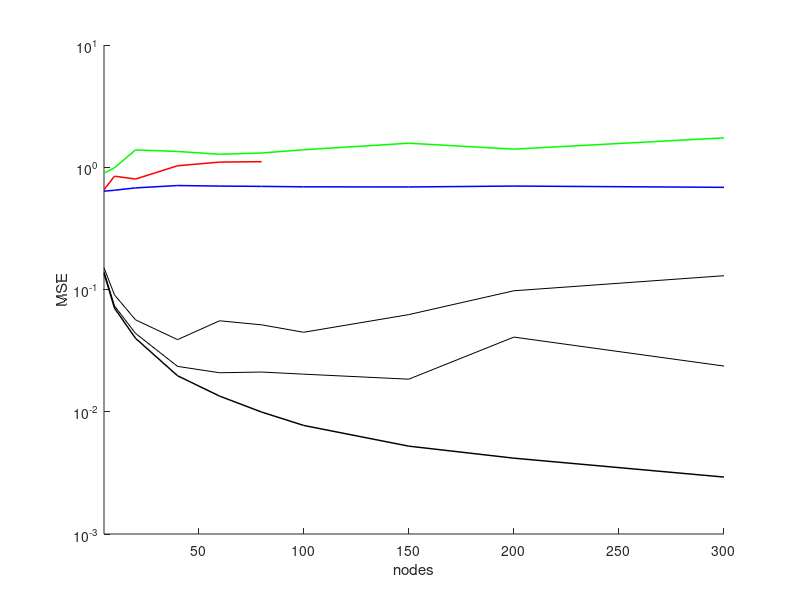
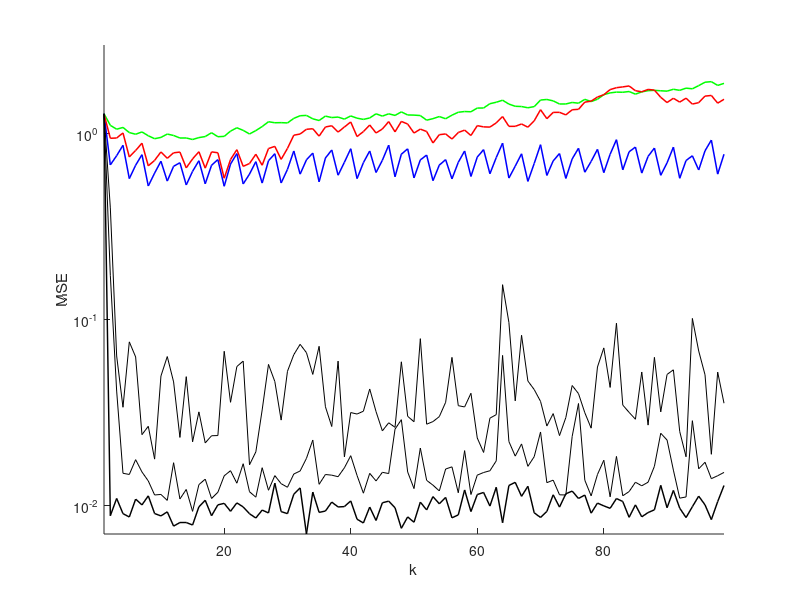
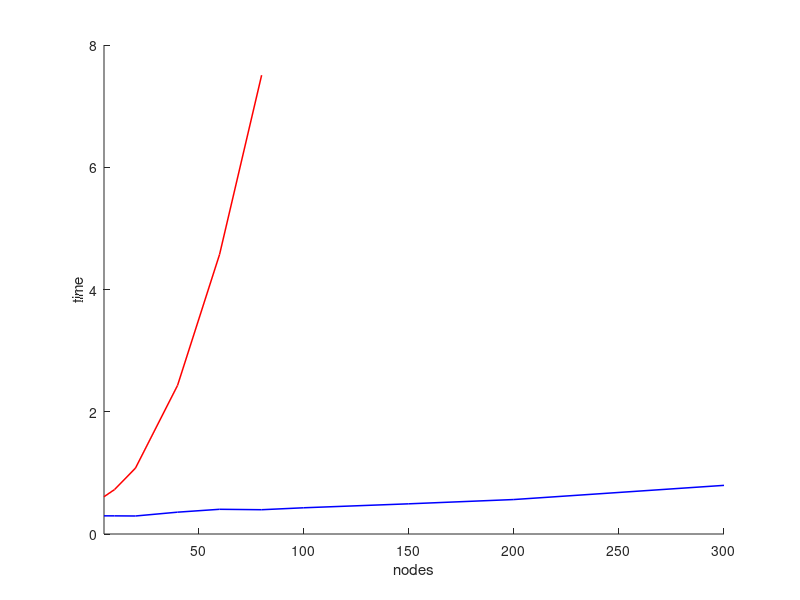
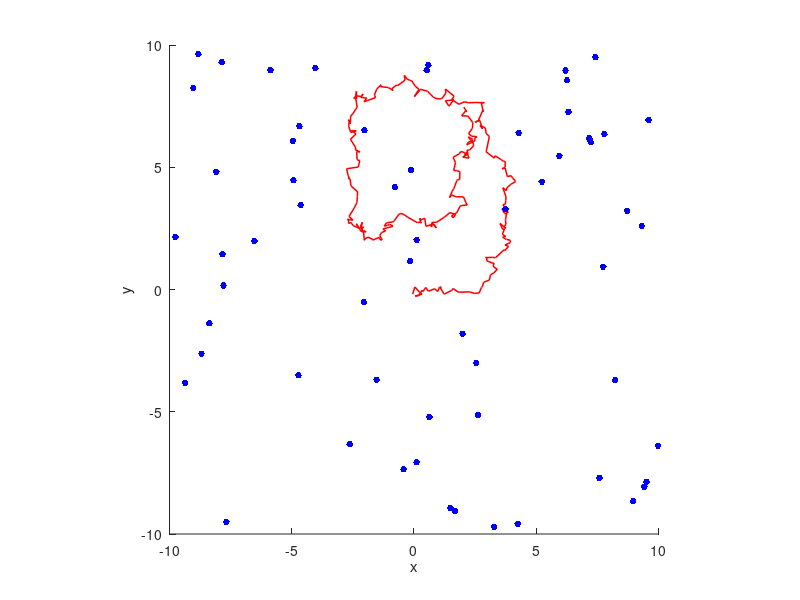

The MATLAB script that drew these images, in order: (Note: this script raises an error after producing the figures.)
%% ---- Monte carlo performanced visualization ---- %%
load('data/data.mat')
figure(1);


hold on;
plot(Nzs(1:10), nn_mse_over_n(1:10),'color','green','LineWidth',1.1);
plot(Nzs(1:10), tn_mse_over_n(1:10),'color','blue','LineWidth',1.1);
for ii = 1:size(cn_mse_over_n,1)
    plot(Nzs(1:10), cn_mse_over_n(ii,1:10),'color','black','LineWidth',ii*0.35);
end
plot(Nzs(1:6), dn_mse_over_n(1:6),'color','red', 'LineWidth',1.1);
xlim([5,300]);
xlabel('nodes');
ylabel('MSE');
set(gca,'Yscale','log')
set(gcf,'Position',[0 0 1000 800])




figure(2);


t = 1:99;
hold on;
plot(t, nn_mse_temp_o(t),'color','green','LineWidth',1.1);
plot(t, tn_mse_temp_o(t),'color','blue','LineWidth',1.1);
plot(t, dn_mse_temp_o(t),'color','red','LineWidth',1.1);
for ii = 1:size(cn_mse_over_n,1)
    plot(t, cn_mse_temp_o(ii,t),'color','black','LineWidth',ii*0.35);
end
xlim([1,99]);
ylim([0,3]);
xlabel('k');
ylabel('MSE');
set(gca,'Yscale','log')
set(gcf,'Position',[0 0 1000 800])


figure(3);
hold on;
plot(Nzs(1:6), dn_time_over_n(1:6),'color','red','LineWidth',1.1);
plot(Nzs(1:10), tn_time_over_n(1:10),'color','blue','LineWidth',1.1);
xlim([5,300]);
xlabel('nodes');
ylabel('time');
set(gcf,'Position',[0 0 1000 800])


%% ---- Network configuration visualization ---- %%
load('data/network_data.mat')
%node_pose = unifrnd(-10,10,100,2);
figure(4);
hold on;
plot(target_path(:,1), target_path(:,2),'color', 'red','LineWidth',1.1); 
plot(node_pose(:,1), node_pose(:,2),'.b', 'MarkerSize', 15); 
xlim([-10,10]);
ylim([-10,10]);
xlabel('x');
ylabel('y');
axis square;
set(gcf,'Position',[0 0 1000 800])


figure(5);
imagesc(A);
axis image;
set(gca, 'ydir', 'normal' )

c = colorbar('FontSize', 8);
ax = gca;
axpos = ax.Position;
cpos = c.Position;
cpos(3) = 0.5*cpos(3);
cpos(1) = 1.01*cpos(1);
c.Position = cpos;
ax.Position = axpos;


set(gcf,'Position',[0 0 1000 800])
